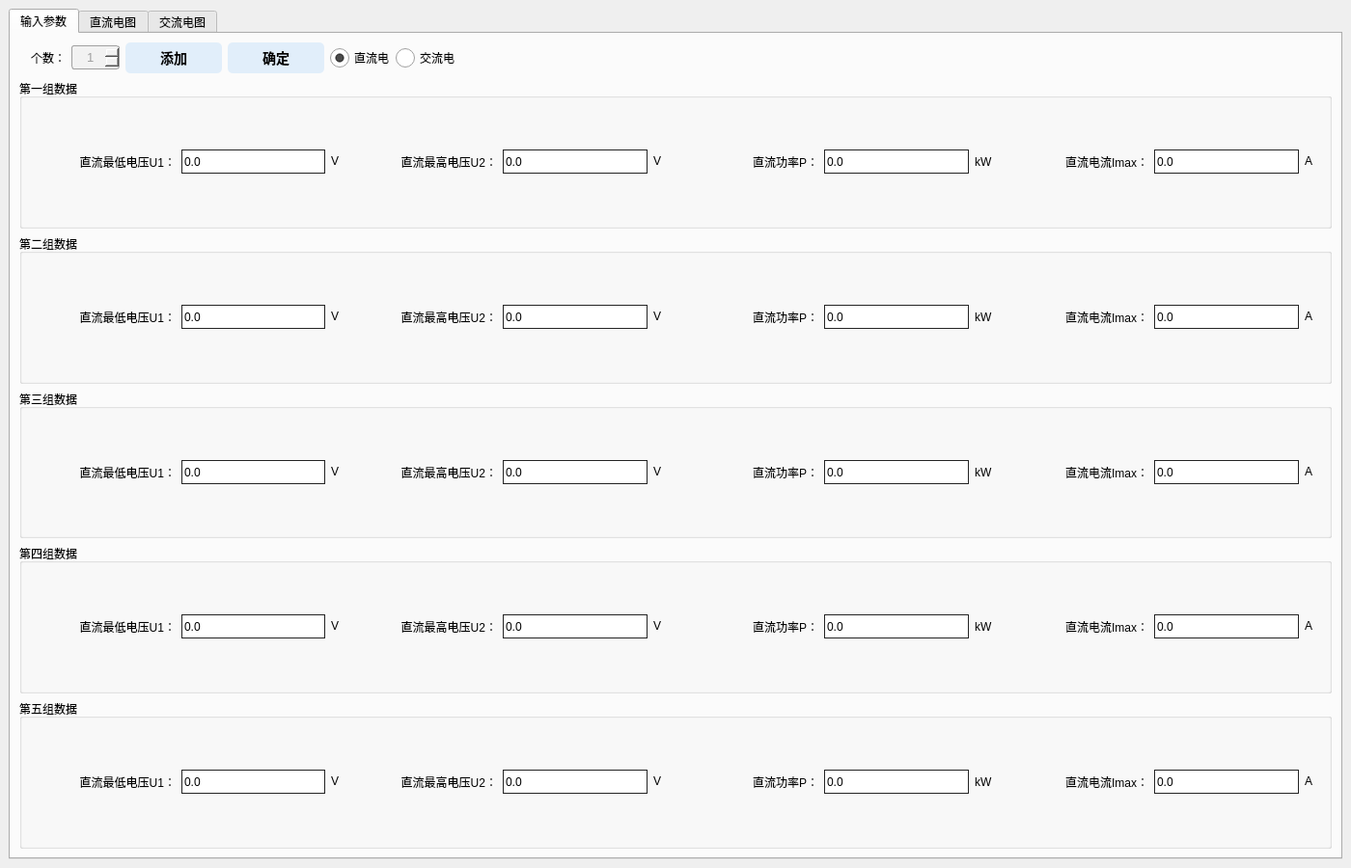
<?xml version="1.0" encoding="UTF-8"?>
<ui version="4.0">
 <class>widget</class>
 <widget class="QMainWindow" name="widget">
  <property name="geometry">
   <rect>
    <x>0</x>
    <y>0</y>
    <width>1400</width>
    <height>900</height>
   </rect>
  </property>
  <property name="windowTitle">
   <string>widget</string>
  </property>
  <property name="styleSheet">
   <string notr="true">* {
	outline: none;
}

QPushButton
{
	background-color: #e1eefa; /*背景色*/ 
	border-style: outset;
	border-width: 0px;
	border-radius:5px; /*边界圆滑*/
	font: bold 14px;
	color:black; /*字体颜色*/
	font-family:;
	font: 9pt &quot;宋体&quot;;
	padding: 5px;
}
 
QPushButton:hover
{
	background-color: #1E90FF;
}
 
QPushButton:pressed
{
	background-color: rgb(0, 150, 0); /*伪状态经过时背景色*/ 
	border-style: inset;
}
QPushButton:!enabled{
	background-color: rgb(188, 188, 188);
	border-style: inset;
}</string>
  </property>
  <widget class="QWidget" name="centralwidget">
   <layout class="QGridLayout" name="gridLayout">
    <item row="0" column="0">
     <widget class="QTabWidget" name="tabWidget">
      <property name="styleSheet">
       <string notr="true">QRadioButton{
        spacing: 5px;
}
QRadioButton:enabled{
	color: rgb(0, 0, 0);
}
QRadioButton:enabled:hover{
        color: rgb(200, 200, 200);
}
QRadioButton:!enabled{
        color: rgb(155, 155, 155);
}
QRadioButton::indicator {
        width: 20px;
        height: 20px;
}</string>
      </property>
      <property name="currentIndex">
       <number>0</number>
      </property>
      <widget class="QWidget" name="tab">
       <attribute name="title">
        <string>输入参数</string>
       </attribute>
       <layout class="QGridLayout" name="gridLayout_8">
        <item row="1" column="1" colspan="9">
         <widget class="QGroupBox" name="groupBox_1">
          <property name="title">
           <string>第一组数据</string>
          </property>
          <layout class="QGridLayout" name="gridLayout_3">
           <item row="0" column="2">
            <widget class="QLabel" name="label_3">
             <property name="minimumSize">
              <size>
               <width>16</width>
               <height>16</height>
              </size>
             </property>
             <property name="maximumSize">
              <size>
               <width>16</width>
               <height>16</height>
              </size>
             </property>
             <property name="text">
              <string>V</string>
             </property>
            </widget>
           </item>
           <item row="0" column="4">
            <widget class="QDoubleSpinBox" name="text_1_u2">
             <property name="minimumSize">
              <size>
               <width>0</width>
               <height>25</height>
              </size>
             </property>
             <property name="styleSheet">
              <string notr="true">QDoubleSpinBox
{
	border:1px solid #242424;
}
 
QDoubleSpinBox::up-button,QDoubleSpinBox::down-button
{
	width:0px;
}</string>
             </property>
             <property name="decimals">
              <number>1</number>
             </property>
             <property name="maximum">
              <double>10000000000000000.000000000000000</double>
             </property>
             <property name="value">
              <double>0.000000000000000</double>
             </property>
            </widget>
           </item>
           <item row="0" column="9">
            <widget class="QLabel" name="label_8">
             <property name="text">
              <string>直流电流Imax：</string>
             </property>
             <property name="alignment">
              <set>Qt::AlignRight|Qt::AlignTrailing|Qt::AlignVCenter</set>
             </property>
            </widget>
           </item>
           <item row="0" column="5">
            <widget class="QLabel" name="label_4">
             <property name="minimumSize">
              <size>
               <width>16</width>
               <height>16</height>
              </size>
             </property>
             <property name="maximumSize">
              <size>
               <width>16</width>
               <height>16</height>
              </size>
             </property>
             <property name="text">
              <string>V</string>
             </property>
            </widget>
           </item>
           <item row="0" column="0">
            <widget class="QLabel" name="label">
             <property name="text">
              <string>直流最低电压U1：</string>
             </property>
             <property name="alignment">
              <set>Qt::AlignRight|Qt::AlignTrailing|Qt::AlignVCenter</set>
             </property>
            </widget>
           </item>
           <item row="0" column="8">
            <widget class="QLabel" name="label_5">
             <property name="minimumSize">
              <size>
               <width>25</width>
               <height>25</height>
              </size>
             </property>
             <property name="maximumSize">
              <size>
               <width>25</width>
               <height>25</height>
              </size>
             </property>
             <property name="text">
              <string>kW</string>
             </property>
            </widget>
           </item>
           <item row="0" column="1">
            <widget class="QDoubleSpinBox" name="text_1_u1">
             <property name="minimumSize">
              <size>
               <width>0</width>
               <height>25</height>
              </size>
             </property>
             <property name="styleSheet">
              <string notr="true">QDoubleSpinBox
{
	border:1px solid #242424;
}
 
QDoubleSpinBox::up-button,QDoubleSpinBox::down-button
{
	width:0px;
}</string>
             </property>
             <property name="decimals">
              <number>1</number>
             </property>
             <property name="maximum">
              <double>10000000000000000.000000000000000</double>
             </property>
             <property name="value">
              <double>0.000000000000000</double>
             </property>
            </widget>
           </item>
           <item row="0" column="6">
            <widget class="QLabel" name="label_6">
             <property name="text">
              <string>直流功率P：</string>
             </property>
             <property name="alignment">
              <set>Qt::AlignRight|Qt::AlignTrailing|Qt::AlignVCenter</set>
             </property>
            </widget>
           </item>
           <item row="0" column="11">
            <widget class="QLabel" name="label_7">
             <property name="minimumSize">
              <size>
               <width>16</width>
               <height>16</height>
              </size>
             </property>
             <property name="maximumSize">
              <size>
               <width>16</width>
               <height>16</height>
              </size>
             </property>
             <property name="text">
              <string>A</string>
             </property>
            </widget>
           </item>
           <item row="0" column="7">
            <widget class="QDoubleSpinBox" name="text_1_p">
             <property name="minimumSize">
              <size>
               <width>0</width>
               <height>25</height>
              </size>
             </property>
             <property name="styleSheet">
              <string notr="true">QDoubleSpinBox
{
	border:1px solid #242424;
}
 
QDoubleSpinBox::up-button,QDoubleSpinBox::down-button
{
	width:0px;
}</string>
             </property>
             <property name="decimals">
              <number>1</number>
             </property>
             <property name="maximum">
              <double>10000000000000000.000000000000000</double>
             </property>
             <property name="value">
              <double>0.000000000000000</double>
             </property>
            </widget>
           </item>
           <item row="0" column="3">
            <widget class="QLabel" name="label_2">
             <property name="text">
              <string>直流最高电压U2：</string>
             </property>
             <property name="alignment">
              <set>Qt::AlignRight|Qt::AlignTrailing|Qt::AlignVCenter</set>
             </property>
            </widget>
           </item>
           <item row="0" column="10">
            <widget class="QDoubleSpinBox" name="text_1_Imax">
             <property name="minimumSize">
              <size>
               <width>0</width>
               <height>25</height>
              </size>
             </property>
             <property name="styleSheet">
              <string notr="true">QDoubleSpinBox
{
	border:1px solid #242424;
}
 
QDoubleSpinBox::up-button,QDoubleSpinBox::down-button
{
	width:0px;
}</string>
             </property>
             <property name="decimals">
              <number>1</number>
             </property>
             <property name="maximum">
              <double>10000000000000000.000000000000000</double>
             </property>
             <property name="value">
              <double>0.000000000000000</double>
             </property>
            </widget>
           </item>
          </layout>
         </widget>
        </item>
        <item row="0" column="3">
         <widget class="QLabel" name="label_41">
          <property name="text">
           <string>个数：</string>
          </property>
         </widget>
        </item>
        <item row="2" column="1" colspan="9">
         <widget class="QGroupBox" name="groupBox_2">
          <property name="title">
           <string>第二组数据</string>
          </property>
          <layout class="QGridLayout" name="gridLayout_4">
           <item row="0" column="9">
            <widget class="QLabel" name="label_15">
             <property name="text">
              <string>直流电流Imax：</string>
             </property>
             <property name="alignment">
              <set>Qt::AlignRight|Qt::AlignTrailing|Qt::AlignVCenter</set>
             </property>
            </widget>
           </item>
           <item row="0" column="2">
            <widget class="QLabel" name="label_10">
             <property name="minimumSize">
              <size>
               <width>16</width>
               <height>16</height>
              </size>
             </property>
             <property name="maximumSize">
              <size>
               <width>16</width>
               <height>16</height>
              </size>
             </property>
             <property name="text">
              <string>V</string>
             </property>
            </widget>
           </item>
           <item row="0" column="11">
            <widget class="QLabel" name="label_16">
             <property name="minimumSize">
              <size>
               <width>16</width>
               <height>16</height>
              </size>
             </property>
             <property name="maximumSize">
              <size>
               <width>16</width>
               <height>16</height>
              </size>
             </property>
             <property name="text">
              <string>A</string>
             </property>
            </widget>
           </item>
           <item row="0" column="7">
            <widget class="QDoubleSpinBox" name="text_2_p">
             <property name="minimumSize">
              <size>
               <width>0</width>
               <height>25</height>
              </size>
             </property>
             <property name="styleSheet">
              <string notr="true">QDoubleSpinBox
{
	border:1px solid #242424;
}
 
QDoubleSpinBox::up-button,QDoubleSpinBox::down-button
{
	width:0px;
}</string>
             </property>
             <property name="decimals">
              <number>1</number>
             </property>
             <property name="maximum">
              <double>10000000000000000.000000000000000</double>
             </property>
             <property name="value">
              <double>0.000000000000000</double>
             </property>
            </widget>
           </item>
           <item row="0" column="3">
            <widget class="QLabel" name="label_11">
             <property name="text">
              <string>直流最高电压U2：</string>
             </property>
             <property name="alignment">
              <set>Qt::AlignRight|Qt::AlignTrailing|Qt::AlignVCenter</set>
             </property>
            </widget>
           </item>
           <item row="0" column="4">
            <widget class="QDoubleSpinBox" name="text_2_u2">
             <property name="minimumSize">
              <size>
               <width>0</width>
               <height>25</height>
              </size>
             </property>
             <property name="styleSheet">
              <string notr="true">QDoubleSpinBox
{
	border:1px solid #242424;
}
 
QDoubleSpinBox::up-button,QDoubleSpinBox::down-button
{
	width:0px;
}</string>
             </property>
             <property name="decimals">
              <number>1</number>
             </property>
             <property name="maximum">
              <double>10000000000000000.000000000000000</double>
             </property>
             <property name="value">
              <double>0.000000000000000</double>
             </property>
            </widget>
           </item>
           <item row="0" column="5">
            <widget class="QLabel" name="label_12">
             <property name="minimumSize">
              <size>
               <width>16</width>
               <height>16</height>
              </size>
             </property>
             <property name="maximumSize">
              <size>
               <width>16</width>
               <height>16</height>
              </size>
             </property>
             <property name="text">
              <string>V</string>
             </property>
            </widget>
           </item>
           <item row="0" column="1">
            <widget class="QDoubleSpinBox" name="text_2_u1">
             <property name="minimumSize">
              <size>
               <width>0</width>
               <height>25</height>
              </size>
             </property>
             <property name="styleSheet">
              <string notr="true">QDoubleSpinBox
{
	border:1px solid #242424;
}
 
QDoubleSpinBox::up-button,QDoubleSpinBox::down-button
{
	width:0px;
}</string>
             </property>
             <property name="decimals">
              <number>1</number>
             </property>
             <property name="maximum">
              <double>10000000000000000.000000000000000</double>
             </property>
             <property name="value">
              <double>0.000000000000000</double>
             </property>
            </widget>
           </item>
           <item row="0" column="0">
            <widget class="QLabel" name="label_9">
             <property name="text">
              <string>直流最低电压U1：</string>
             </property>
             <property name="alignment">
              <set>Qt::AlignRight|Qt::AlignTrailing|Qt::AlignVCenter</set>
             </property>
            </widget>
           </item>
           <item row="0" column="8">
            <widget class="QLabel" name="label_14">
             <property name="minimumSize">
              <size>
               <width>25</width>
               <height>25</height>
              </size>
             </property>
             <property name="maximumSize">
              <size>
               <width>25</width>
               <height>25</height>
              </size>
             </property>
             <property name="text">
              <string>kW</string>
             </property>
            </widget>
           </item>
           <item row="0" column="10">
            <widget class="QDoubleSpinBox" name="text_2_Imax">
             <property name="minimumSize">
              <size>
               <width>0</width>
               <height>25</height>
              </size>
             </property>
             <property name="styleSheet">
              <string notr="true">QDoubleSpinBox
{
	border:1px solid #242424;
}
 
QDoubleSpinBox::up-button,QDoubleSpinBox::down-button
{
	width:0px;
}</string>
             </property>
             <property name="decimals">
              <number>1</number>
             </property>
             <property name="maximum">
              <double>10000000000000000.000000000000000</double>
             </property>
             <property name="value">
              <double>0.000000000000000</double>
             </property>
            </widget>
           </item>
           <item row="0" column="6">
            <widget class="QLabel" name="label_13">
             <property name="text">
              <string>直流功率P：</string>
             </property>
             <property name="alignment">
              <set>Qt::AlignRight|Qt::AlignTrailing|Qt::AlignVCenter</set>
             </property>
            </widget>
           </item>
          </layout>
         </widget>
        </item>
        <item row="0" column="4">
         <widget class="QSpinBox" name="text">
          <property name="minimumSize">
           <size>
            <width>50</width>
            <height>25</height>
           </size>
          </property>
          <property name="styleSheet">
           <string notr="true">
QSpinBox {
	border: 1px solid #A0A0A0; /* 边框宽度为1px，颜色为#A0A0A0 */
	border-radius: 3px; /* 边框圆角 */
	padding-left: 5px; /* 文本距离左边界有5px */
	background-color: #F2F2F2; /* 背景颜色 */
	color: #A0A0A0; /* 文本颜色 */
	selection-background-color: #A0A0A0; /* 选中文本的背景颜色 */
	selection-color: #F2F2F2; /* 选中文本的颜色 */
	font-family: &quot;Microsoft YaHei&quot;; /* 文本字体族 */
	font-size: 10pt; /* 文本字体大小 */
}

QSpinBox:hover { /* 鼠标悬浮在QLineEdit时的状态 */
	border: 1px solid #298DFF;
	border-radius: 3px;
	background-color: #F2F2F2;
	color: #298DFF;
	selection-background-color: #298DFF;
	selection-color: #F2F2F2;
}

QSpinBox[echoMode=&quot;2&quot;] { /* QLineEdit有输入掩码时的状态 */
	lineedit-password-character: 9679;
	lineedit-password-mask-delay: 2000;
}

QSpinBox:disabled { /* QLineEdit在禁用时的状态 */
	border: 1px solid #CDCDCD;
	background-color: #CDCDCD;
	color: #B4B4B4;
}

QSpinBox:read-only { /* QLineEdit在只读时的状态 */
	background-color: #CDCDCD;
	color: #F2F2F2;
}</string>
          </property>
          <property name="alignment">
           <set>Qt::AlignCenter</set>
          </property>
          <property name="minimum">
           <number>1</number>
          </property>
          <property name="maximum">
           <number>5</number>
          </property>
         </widget>
        </item>
        <item row="4" column="1" colspan="9">
         <widget class="QGroupBox" name="groupBox_4">
          <property name="title">
           <string>第四组数据</string>
          </property>
          <layout class="QGridLayout" name="gridLayout_6">
           <item row="0" column="3">
            <widget class="QLabel" name="label_27">
             <property name="text">
              <string>直流最高电压U2：</string>
             </property>
             <property name="alignment">
              <set>Qt::AlignRight|Qt::AlignTrailing|Qt::AlignVCenter</set>
             </property>
            </widget>
           </item>
           <item row="0" column="10">
            <widget class="QDoubleSpinBox" name="text_4_Imax">
             <property name="minimumSize">
              <size>
               <width>0</width>
               <height>25</height>
              </size>
             </property>
             <property name="styleSheet">
              <string notr="true">QDoubleSpinBox
{
	border:1px solid #242424;
}
 
QDoubleSpinBox::up-button,QDoubleSpinBox::down-button
{
	width:0px;
}</string>
             </property>
             <property name="decimals">
              <number>1</number>
             </property>
             <property name="maximum">
              <double>10000000000000000.000000000000000</double>
             </property>
             <property name="value">
              <double>0.000000000000000</double>
             </property>
            </widget>
           </item>
           <item row="0" column="7">
            <widget class="QDoubleSpinBox" name="text_4_p">
             <property name="minimumSize">
              <size>
               <width>0</width>
               <height>25</height>
              </size>
             </property>
             <property name="styleSheet">
              <string notr="true">QDoubleSpinBox
{
	border:1px solid #242424;
}
 
QDoubleSpinBox::up-button,QDoubleSpinBox::down-button
{
	width:0px;
}</string>
             </property>
             <property name="decimals">
              <number>1</number>
             </property>
             <property name="maximum">
              <double>10000000000000000.000000000000000</double>
             </property>
             <property name="value">
              <double>0.000000000000000</double>
             </property>
            </widget>
           </item>
           <item row="0" column="2">
            <widget class="QLabel" name="label_26">
             <property name="minimumSize">
              <size>
               <width>16</width>
               <height>16</height>
              </size>
             </property>
             <property name="maximumSize">
              <size>
               <width>16</width>
               <height>16</height>
              </size>
             </property>
             <property name="text">
              <string>V</string>
             </property>
            </widget>
           </item>
           <item row="0" column="11">
            <widget class="QLabel" name="label_32">
             <property name="minimumSize">
              <size>
               <width>16</width>
               <height>16</height>
              </size>
             </property>
             <property name="maximumSize">
              <size>
               <width>16</width>
               <height>16</height>
              </size>
             </property>
             <property name="text">
              <string>A</string>
             </property>
            </widget>
           </item>
           <item row="0" column="5">
            <widget class="QLabel" name="label_28">
             <property name="minimumSize">
              <size>
               <width>16</width>
               <height>16</height>
              </size>
             </property>
             <property name="maximumSize">
              <size>
               <width>16</width>
               <height>16</height>
              </size>
             </property>
             <property name="text">
              <string>V</string>
             </property>
            </widget>
           </item>
           <item row="0" column="8">
            <widget class="QLabel" name="label_30">
             <property name="minimumSize">
              <size>
               <width>25</width>
               <height>25</height>
              </size>
             </property>
             <property name="maximumSize">
              <size>
               <width>25</width>
               <height>25</height>
              </size>
             </property>
             <property name="text">
              <string>kW</string>
             </property>
            </widget>
           </item>
           <item row="0" column="0">
            <widget class="QLabel" name="label_25">
             <property name="text">
              <string>直流最低电压U1：</string>
             </property>
             <property name="alignment">
              <set>Qt::AlignRight|Qt::AlignTrailing|Qt::AlignVCenter</set>
             </property>
            </widget>
           </item>
           <item row="0" column="1">
            <widget class="QDoubleSpinBox" name="text_4_u1">
             <property name="minimumSize">
              <size>
               <width>0</width>
               <height>25</height>
              </size>
             </property>
             <property name="styleSheet">
              <string notr="true">QDoubleSpinBox
{
	border:1px solid #242424;
}
 
QDoubleSpinBox::up-button,QDoubleSpinBox::down-button
{
	width:0px;
}</string>
             </property>
             <property name="decimals">
              <number>1</number>
             </property>
             <property name="maximum">
              <double>10000000000000000.000000000000000</double>
             </property>
             <property name="value">
              <double>0.000000000000000</double>
             </property>
            </widget>
           </item>
           <item row="0" column="9">
            <widget class="QLabel" name="label_31">
             <property name="text">
              <string>直流电流Imax：</string>
             </property>
             <property name="alignment">
              <set>Qt::AlignRight|Qt::AlignTrailing|Qt::AlignVCenter</set>
             </property>
            </widget>
           </item>
           <item row="0" column="6">
            <widget class="QLabel" name="label_29">
             <property name="text">
              <string>直流功率P：</string>
             </property>
             <property name="alignment">
              <set>Qt::AlignRight|Qt::AlignTrailing|Qt::AlignVCenter</set>
             </property>
            </widget>
           </item>
           <item row="0" column="4">
            <widget class="QDoubleSpinBox" name="text_4_u2">
             <property name="minimumSize">
              <size>
               <width>0</width>
               <height>25</height>
              </size>
             </property>
             <property name="styleSheet">
              <string notr="true">QDoubleSpinBox
{
	border:1px solid #242424;
}
 
QDoubleSpinBox::up-button,QDoubleSpinBox::down-button
{
	width:0px;
}</string>
             </property>
             <property name="decimals">
              <number>1</number>
             </property>
             <property name="maximum">
              <double>10000000000000000.000000000000000</double>
             </property>
             <property name="value">
              <double>0.000000000000000</double>
             </property>
            </widget>
           </item>
          </layout>
         </widget>
        </item>
        <item row="3" column="1" colspan="9">
         <widget class="QGroupBox" name="groupBox_3">
          <property name="title">
           <string>第三组数据</string>
          </property>
          <layout class="QGridLayout" name="gridLayout_5">
           <item row="0" column="3">
            <widget class="QLabel" name="label_19">
             <property name="text">
              <string>直流最高电压U2：</string>
             </property>
             <property name="alignment">
              <set>Qt::AlignRight|Qt::AlignTrailing|Qt::AlignVCenter</set>
             </property>
            </widget>
           </item>
           <item row="0" column="8">
            <widget class="QLabel" name="label_22">
             <property name="minimumSize">
              <size>
               <width>25</width>
               <height>25</height>
              </size>
             </property>
             <property name="maximumSize">
              <size>
               <width>25</width>
               <height>25</height>
              </size>
             </property>
             <property name="text">
              <string>kW</string>
             </property>
            </widget>
           </item>
           <item row="0" column="0">
            <widget class="QLabel" name="label_17">
             <property name="text">
              <string>直流最低电压U1：</string>
             </property>
             <property name="alignment">
              <set>Qt::AlignRight|Qt::AlignTrailing|Qt::AlignVCenter</set>
             </property>
            </widget>
           </item>
           <item row="0" column="4">
            <widget class="QDoubleSpinBox" name="text_3_u2">
             <property name="minimumSize">
              <size>
               <width>0</width>
               <height>25</height>
              </size>
             </property>
             <property name="styleSheet">
              <string notr="true">QDoubleSpinBox
{
	border:1px solid #242424;
}
 
QDoubleSpinBox::up-button,QDoubleSpinBox::down-button
{
	width:0px;
}</string>
             </property>
             <property name="decimals">
              <number>1</number>
             </property>
             <property name="maximum">
              <double>10000000000000000.000000000000000</double>
             </property>
             <property name="value">
              <double>0.000000000000000</double>
             </property>
            </widget>
           </item>
           <item row="0" column="5">
            <widget class="QLabel" name="label_20">
             <property name="minimumSize">
              <size>
               <width>16</width>
               <height>16</height>
              </size>
             </property>
             <property name="maximumSize">
              <size>
               <width>16</width>
               <height>16</height>
              </size>
             </property>
             <property name="text">
              <string>V</string>
             </property>
            </widget>
           </item>
           <item row="0" column="7">
            <widget class="QDoubleSpinBox" name="text_3_p">
             <property name="minimumSize">
              <size>
               <width>0</width>
               <height>25</height>
              </size>
             </property>
             <property name="styleSheet">
              <string notr="true">QDoubleSpinBox
{
	border:1px solid #242424;
}
 
QDoubleSpinBox::up-button,QDoubleSpinBox::down-button
{
	width:0px;
}</string>
             </property>
             <property name="decimals">
              <number>1</number>
             </property>
             <property name="maximum">
              <double>10000000000000000.000000000000000</double>
             </property>
             <property name="value">
              <double>0.000000000000000</double>
             </property>
            </widget>
           </item>
           <item row="0" column="1">
            <widget class="QDoubleSpinBox" name="text_3_u1">
             <property name="minimumSize">
              <size>
               <width>0</width>
               <height>25</height>
              </size>
             </property>
             <property name="styleSheet">
              <string notr="true">QDoubleSpinBox
{
	border:1px solid #242424;
}
 
QDoubleSpinBox::up-button,QDoubleSpinBox::down-button
{
	width:0px;
}</string>
             </property>
             <property name="decimals">
              <number>1</number>
             </property>
             <property name="maximum">
              <double>10000000000000000.000000000000000</double>
             </property>
             <property name="value">
              <double>0.000000000000000</double>
             </property>
            </widget>
           </item>
           <item row="0" column="6">
            <widget class="QLabel" name="label_21">
             <property name="text">
              <string>直流功率P：</string>
             </property>
             <property name="alignment">
              <set>Qt::AlignRight|Qt::AlignTrailing|Qt::AlignVCenter</set>
             </property>
            </widget>
           </item>
           <item row="0" column="11">
            <widget class="QLabel" name="label_24">
             <property name="minimumSize">
              <size>
               <width>16</width>
               <height>16</height>
              </size>
             </property>
             <property name="maximumSize">
              <size>
               <width>16</width>
               <height>16</height>
              </size>
             </property>
             <property name="text">
              <string>A</string>
             </property>
            </widget>
           </item>
           <item row="0" column="9">
            <widget class="QLabel" name="label_23">
             <property name="text">
              <string>直流电流Imax：</string>
             </property>
             <property name="alignment">
              <set>Qt::AlignRight|Qt::AlignTrailing|Qt::AlignVCenter</set>
             </property>
            </widget>
           </item>
           <item row="0" column="10">
            <widget class="QDoubleSpinBox" name="text_3_Imax">
             <property name="minimumSize">
              <size>
               <width>0</width>
               <height>25</height>
              </size>
             </property>
             <property name="styleSheet">
              <string notr="true">QDoubleSpinBox
{
	border:1px solid #242424;
}
 
QDoubleSpinBox::up-button,QDoubleSpinBox::down-button
{
	width:0px;
}</string>
             </property>
             <property name="decimals">
              <number>1</number>
             </property>
             <property name="maximum">
              <double>10000000000000000.000000000000000</double>
             </property>
             <property name="value">
              <double>0.000000000000000</double>
             </property>
            </widget>
           </item>
           <item row="0" column="2">
            <widget class="QLabel" name="label_18">
             <property name="minimumSize">
              <size>
               <width>16</width>
               <height>16</height>
              </size>
             </property>
             <property name="maximumSize">
              <size>
               <width>16</width>
               <height>16</height>
              </size>
             </property>
             <property name="text">
              <string>V</string>
             </property>
            </widget>
           </item>
          </layout>
         </widget>
        </item>
        <item row="0" column="8">
         <widget class="QRadioButton" name="radioButton_2">
          <property name="text">
           <string>交流电</string>
          </property>
         </widget>
        </item>
        <item row="0" column="9">
         <spacer name="horizontalSpacer">
          <property name="orientation">
           <enum>Qt::Horizontal</enum>
          </property>
          <property name="sizeHint" stdset="0">
           <size>
            <width>881</width>
            <height>20</height>
           </size>
          </property>
         </spacer>
        </item>
        <item row="0" column="6">
         <widget class="QPushButton" name="btnOK">
          <property name="minimumSize">
           <size>
            <width>100</width>
            <height>30</height>
           </size>
          </property>
          <property name="text">
           <string>确定</string>
          </property>
         </widget>
        </item>
        <item row="5" column="1" colspan="9">
         <widget class="QGroupBox" name="groupBox_5">
          <property name="title">
           <string>第五组数据</string>
          </property>
          <layout class="QGridLayout" name="gridLayout_7">
           <item row="0" column="3">
            <widget class="QLabel" name="label_35">
             <property name="text">
              <string>直流最高电压U2：</string>
             </property>
             <property name="alignment">
              <set>Qt::AlignRight|Qt::AlignTrailing|Qt::AlignVCenter</set>
             </property>
            </widget>
           </item>
           <item row="0" column="6">
            <widget class="QLabel" name="label_37">
             <property name="text">
              <string>直流功率P：</string>
             </property>
             <property name="alignment">
              <set>Qt::AlignRight|Qt::AlignTrailing|Qt::AlignVCenter</set>
             </property>
            </widget>
           </item>
           <item row="0" column="9">
            <widget class="QLabel" name="label_39">
             <property name="text">
              <string>直流电流Imax：</string>
             </property>
             <property name="alignment">
              <set>Qt::AlignRight|Qt::AlignTrailing|Qt::AlignVCenter</set>
             </property>
            </widget>
           </item>
           <item row="0" column="8">
            <widget class="QLabel" name="label_38">
             <property name="minimumSize">
              <size>
               <width>25</width>
               <height>25</height>
              </size>
             </property>
             <property name="maximumSize">
              <size>
               <width>25</width>
               <height>25</height>
              </size>
             </property>
             <property name="text">
              <string>kW</string>
             </property>
            </widget>
           </item>
           <item row="0" column="11">
            <widget class="QLabel" name="label_40">
             <property name="minimumSize">
              <size>
               <width>16</width>
               <height>16</height>
              </size>
             </property>
             <property name="maximumSize">
              <size>
               <width>16</width>
               <height>16</height>
              </size>
             </property>
             <property name="text">
              <string>A</string>
             </property>
            </widget>
           </item>
           <item row="0" column="5">
            <widget class="QLabel" name="label_36">
             <property name="minimumSize">
              <size>
               <width>16</width>
               <height>16</height>
              </size>
             </property>
             <property name="maximumSize">
              <size>
               <width>16</width>
               <height>16</height>
              </size>
             </property>
             <property name="text">
              <string>V</string>
             </property>
            </widget>
           </item>
           <item row="0" column="7">
            <widget class="QDoubleSpinBox" name="text_5_p">
             <property name="minimumSize">
              <size>
               <width>0</width>
               <height>25</height>
              </size>
             </property>
             <property name="styleSheet">
              <string notr="true">QDoubleSpinBox
{
	border:1px solid #242424;
}
 
QDoubleSpinBox::up-button,QDoubleSpinBox::down-button
{
	width:0px;
}</string>
             </property>
             <property name="decimals">
              <number>1</number>
             </property>
             <property name="maximum">
              <double>10000000000000000.000000000000000</double>
             </property>
             <property name="value">
              <double>0.000000000000000</double>
             </property>
            </widget>
           </item>
           <item row="0" column="1">
            <widget class="QDoubleSpinBox" name="text_5_u1">
             <property name="minimumSize">
              <size>
               <width>0</width>
               <height>25</height>
              </size>
             </property>
             <property name="styleSheet">
              <string notr="true">QDoubleSpinBox
{
	border:1px solid #242424;
}
 
QDoubleSpinBox::up-button,QDoubleSpinBox::down-button
{
	width:0px;
}</string>
             </property>
             <property name="decimals">
              <number>1</number>
             </property>
             <property name="maximum">
              <double>10000000000000000.000000000000000</double>
             </property>
             <property name="value">
              <double>0.000000000000000</double>
             </property>
            </widget>
           </item>
           <item row="0" column="2">
            <widget class="QLabel" name="label_34">
             <property name="minimumSize">
              <size>
               <width>16</width>
               <height>16</height>
              </size>
             </property>
             <property name="maximumSize">
              <size>
               <width>16</width>
               <height>16</height>
              </size>
             </property>
             <property name="text">
              <string>V</string>
             </property>
            </widget>
           </item>
           <item row="0" column="4">
            <widget class="QDoubleSpinBox" name="text_5_u2">
             <property name="minimumSize">
              <size>
               <width>0</width>
               <height>25</height>
              </size>
             </property>
             <property name="styleSheet">
              <string notr="true">QDoubleSpinBox
{
	border:1px solid #242424;
}
 
QDoubleSpinBox::up-button,QDoubleSpinBox::down-button
{
	width:0px;
}</string>
             </property>
             <property name="decimals">
              <number>1</number>
             </property>
             <property name="maximum">
              <double>10000000000000000.000000000000000</double>
             </property>
             <property name="value">
              <double>0.000000000000000</double>
             </property>
            </widget>
           </item>
           <item row="0" column="10">
            <widget class="QDoubleSpinBox" name="text_5_Imax">
             <property name="minimumSize">
              <size>
               <width>0</width>
               <height>25</height>
              </size>
             </property>
             <property name="styleSheet">
              <string notr="true">QDoubleSpinBox
{
	border:1px solid #242424;
}
 
QDoubleSpinBox::up-button,QDoubleSpinBox::down-button
{
	width:0px;
}</string>
             </property>
             <property name="decimals">
              <number>1</number>
             </property>
             <property name="maximum">
              <double>10000000000000000.000000000000000</double>
             </property>
             <property name="value">
              <double>0.000000000000000</double>
             </property>
            </widget>
           </item>
           <item row="0" column="0">
            <widget class="QLabel" name="label_33">
             <property name="text">
              <string>直流最低电压U1：</string>
             </property>
             <property name="alignment">
              <set>Qt::AlignRight|Qt::AlignTrailing|Qt::AlignVCenter</set>
             </property>
            </widget>
           </item>
          </layout>
         </widget>
        </item>
        <item row="0" column="5">
         <widget class="QPushButton" name="pushButton">
          <property name="minimumSize">
           <size>
            <width>100</width>
            <height>30</height>
           </size>
          </property>
          <property name="styleSheet">
           <string notr="true"/>
          </property>
          <property name="text">
           <string>添加</string>
          </property>
         </widget>
        </item>
        <item row="0" column="7">
         <widget class="QRadioButton" name="radioButton">
          <property name="text">
           <string>直流电</string>
          </property>
          <property name="checkable">
           <bool>true</bool>
          </property>
          <property name="checked">
           <bool>true</bool>
          </property>
         </widget>
        </item>
       </layout>
      </widget>
      <widget class="QWidget" name="tab_2">
       <attribute name="title">
        <string>直流电图</string>
       </attribute>
       <layout class="QGridLayout" name="gridLayout_2">
        <item row="0" column="0">
         <widget class="QChartView" name="chartView"/>
        </item>
       </layout>
      </widget>
      <widget class="QWidget" name="tab_3">
       <attribute name="title">
        <string>交流电图</string>
       </attribute>
       <layout class="QGridLayout" name="gridLayout_9">
        <item row="0" column="0">
         <widget class="QChartView" name="chartView_2"/>
        </item>
       </layout>
      </widget>
     </widget>
    </item>
   </layout>
  </widget>
 </widget>
 <customwidgets>
  <customwidget>
   <class>QChartView</class>
   <extends>QGraphicsView</extends>
   <header>qchartview.h</header>
  </customwidget>
 </customwidgets>
 <tabstops>
  <tabstop>text_1_u1</tabstop>
  <tabstop>text_1_u2</tabstop>
  <tabstop>text_1_p</tabstop>
  <tabstop>text_1_Imax</tabstop>
  <tabstop>text_2_u1</tabstop>
  <tabstop>text_2_u2</tabstop>
  <tabstop>text_2_p</tabstop>
  <tabstop>text_2_Imax</tabstop>
  <tabstop>text_3_u1</tabstop>
  <tabstop>text_3_u2</tabstop>
  <tabstop>text_3_p</tabstop>
  <tabstop>text_3_Imax</tabstop>
  <tabstop>text_4_u1</tabstop>
  <tabstop>text_4_u2</tabstop>
  <tabstop>text_4_p</tabstop>
  <tabstop>text_4_Imax</tabstop>
  <tabstop>text_5_u1</tabstop>
  <tabstop>text_5_u2</tabstop>
  <tabstop>text_5_p</tabstop>
  <tabstop>text_5_Imax</tabstop>
  <tabstop>tabWidget</tabstop>
  <tabstop>chartView</tabstop>
 </tabstops>
 <resources/>
 <connections/>
</ui>
